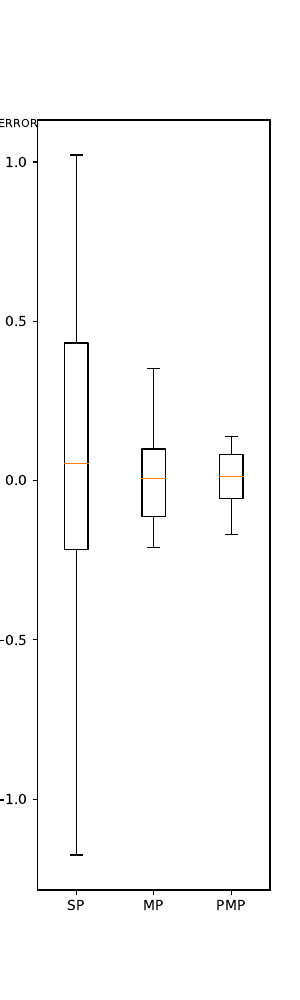

Reproduce this figure in Python.

import numpy as np
import random
import matplotlib.pyplot as plt
from scipy import stats
from tqdm import tqdm
import pandas as pd

import math
# 正态分布概率密度函数计算
def normal(x, mu, sigma):
    numerator = np.exp((-(x - mu) ** 2) / (2 * sigma ** 2))
    denominator = sigma * np.sqrt(2 * np.pi)
    return numerator / denominator


def SP(hops, mu, sigma):
    states = []
    burn_in = int(hops * 0.2)
    current = random.uniform(-1 * sigma + mu, 1 * sigma + mu)
    acc_num = 0
    rej_num = 0
    for i in tqdm(range(hops)):
        # 记录样本
        states.append(current)
        # 1.建议
        movement = current + random.uniform(-0.25, 0.25)
        # 2.计算接受率
        curr_prob = normal(x=current, mu=mu, sigma=sigma)
        move_prob = normal(x=movement, mu=mu, sigma=sigma)
        acceptance = move_prob / (curr_prob + move_prob)
        # 3.判定是否接受
        event = random.uniform(0, 1)
        if acceptance > event:
            current = movement
            acc_num = acc_num + 1
        else:
            rej_num = rej_num + 1

    return states[burn_in:]


def MP(hops, mu, sigma, N):
    d = 1
    I = 0
    X = np.empty([hops * (N + 1), d])
    X[0, 0] = random.uniform(-1 * sigma + mu, 1 * sigma + mu)
    Y = np.empty([N + 1, d])
    Y[0, 0] = X[0, 0]
    # generate N new points from the proposal 初始化产生N个建议值（可并行）
    for i in range(N):
        j = i + 1
        Y[j, 0] = X[0, 0] + np.random.normal()
    K = np.empty([N + 1, d])
    A = np.empty([N + 1, d])
    for i in tqdm(range(hops)):
        # 计算接受率（可并行）
        for j in range(N + 1):
            temp = 1
            for k in range(N + 1):
                K[k] = stats.norm.pdf(Y[j, 0], Y[k, 0])
                if j != k:
                    temp = K[k] * temp
            A[j, 0] = temp * normal(x=Y[j, 0], mu=mu, sigma=sigma)

        # 根据接受率采样
        B = pd.DataFrame(A.reshape(-1))
        index = pd.DataFrame(np.linspace(0, N, N + 1).astype(np.int32))
        X[i * N + i:(i + 1) * (N + 1), 0] = Y[index.sample(N + 1, replace=True, weights=B[0]).values.reshape(-1), 0]
        # 重新产生N个建议值（可并行）
        I = np.random.choice(np.linspace(i * N + i, (i + 1) * (N + 1) - 1, N + 1).astype(np.int32), 1)
        Y[0, 0] = X[I, 0]
        for i in range(N):
            j = i + 1
            Y[j, 0] = X[I, 0] + np.random.normal()

    return X[int(0.2 * hops * (N + 1)):, 0]
def PSP(hops, mu, sigma,N):

    d = 1
    I = 0
    X = np.empty([hops * (N + 1), d])
    X[0, 0] = random.uniform(-1 * sigma + mu, 1 * sigma + mu)
    Y = np.empty([N + 1, d])
    tree_deep = math.log2(N + 1)

    Y[0, 0] = X[0, 0]
    for i in range(int(tree_deep)):
        j = int(math.pow(2, i))
        for k in range(int(j)):
            Y[k+j] = Y[k] + np.random.normal()

    A = np.ones([N + 1, d])
    weights = np.empty([N + 1, d])

    for i in tqdm(range(hops)):
        # 1.计算接受率（可并行）
        ## 1.1 计算似然函数
        for all in range(N + 1):
            weights[all, 0] = normal(Y[all, 0], mu=mu, sigma=sigma)
        ## 1.2 计算接收概率
        A = np.ones([N + 1, d])
        for all in range(N + 1):
            for c in range(int(tree_deep)):
                judg = all
                j = int(math.pow(2, c + 1))
                half_j = int(j / 2)
                if judg > 0:
                    deep = int(math.log2(judg))
                while (judg > j - 1):
                    if (judg >= int(2 ** deep)):
                        judg = judg - int(2 ** deep)
                    deep = deep - 1
                if (judg < half_j):
                    w_new = weights[judg, 0] * stats.norm.pdf(Y[judg, 0], Y[judg + half_j, 0])
                    w_old = weights[judg + half_j, 0] * stats.norm.pdf(Y[judg + half_j, 0], Y[judg, 0])
                else:
                    w_new = weights[judg, 0] * stats.norm.pdf(Y[judg, 0], Y[judg - half_j, 0])
                    w_old = weights[judg - half_j, 0] * stats.norm.pdf(Y[judg - half_j, 0], Y[judg, 0])

                A[all, 0] = A[all, 0] * w_new / (w_new + w_old)

        B = pd.DataFrame(A.reshape(-1))
        index = pd.DataFrame(np.linspace(0, N, N + 1).astype(np.int32))
        X[i * N + i:(i + 1) * (N + 1), 0] = Y[index.sample(N + 1, replace=True, weights=B[0]).values.reshape(-1), 0]
        # 重新产生N个建议值（可并行）
        I = np.random.choice(np.linspace(i * N + i, (i + 1) * (N + 1) - 1, N + 1).astype(np.int32), 1)
        Y[0, 0] = X[I, 0]
        for i in range(int(tree_deep)):
            j = int(math.pow(2, i))
            for k in range(int(j)):
                Y[k + j] = Y[k] + np.random.normal()

    return X[int(0.2*hops*(N+1)):,0]


def PMP(hops, mu, sigma, N, deep):
    d = 1
    I = 0
    X = np.empty([hops * (N + 1) ** deep, d])
    X[0, 0] = random.uniform(-1 * sigma + mu, 1 * sigma + mu)
    Y = np.empty([(N + 1) ** deep, d])

    Y[0, 0] = X[0, 0]
    for dee in range(deep):
        temp = (N + 1) ** dee
        for j in range(N):
            for k in range(temp):
                Y[k + temp * (j + 1)] = Y[k] + np.random.normal()

    for hop in tqdm(range(hops)):
        A = np.ones([(N + 1) ** deep, d])
        weights = np.empty([(N + 1) ** deep, d])
        w_t = np.ones([N + 1, d])
        # 1.计算接受率（可并行）
        ## 1.1 计算似然函数
        for all in range((N + 1) ** deep):
            weights[all, 0] = normal(Y[all, 0], mu=mu, sigma=sigma)
        ## 1.2 计算接收概率
        for i in range(deep):
            temp = (N + 1) ** i
            for h in range((N + 1) ** i):
                for j in range(N + 1):
                    w_t[j, 0] = weights[h + j * temp, 0]
                for j in range(N + 1):
                    for k in range(N + 1):
                        if j != k:
                            w_t[j, 0] = w_t[j, 0] * stats.norm.pdf(Y[h + j * temp, 0], Y[h + k * temp, 0])
                for j in range(N + 1):
                    A[h + j * temp, 0] = A[h + j * temp, 0] * w_t[j, 0] / w_t.sum()
            if i < deep - 1:
                for l in range((N + 1) ** (i + 2) - (N + 1) ** (i + 1)):
                    A[l + (N + 1) ** (i + 1), 0] = A[(l + (N + 1) ** (i + 1)) % ((N + 1) * (i + 1)), 0]

        B = pd.DataFrame(A.reshape(-1))
        index = pd.DataFrame(np.linspace(0, (N + 1) ** deep - 1, (N + 1) ** deep).astype(np.int32))
        X[hop * (N + 1) ** deep:(hop + 1) * (N + 1) ** deep, 0] = Y[
            index.sample((N + 1) ** deep, replace=True, weights=B[0]).values.reshape(-1), 0]
        # 重新产生N个建议值（可并行）
        I = np.random.choice(
            np.linspace(hop * (N + 1) ** deep, (hop + 1) * (N + 1) ** deep - 1, (N + 1) ** deep).astype(np.int32), 1)

        Y[0, 0] = X[I, 0]
        for dee in range(deep):
            temp = (N + 1) ** dee
            for j in range(N):
                for k in range(temp):
                    Y[k + temp * (j + 1)] = Y[k] + np.random.normal()

    return X[int(0.2 * hops * (N + 1) ** deep):, 0]
mu, sigma = 0,1
times = 20
number_sample = 10

sp = np.empty(times)
mp = np.empty(times)
pmp = np.empty(times)
for i in range(times):
    sp[i] = np.array(SP(number_sample,mu=mu,sigma=sigma)).mean()
    mp[i] = np.array(MP(number_sample, mu=mu, sigma=sigma, N=7)).mean()
    pmp[i] = np.array(PMP(number_sample, mu=mu, sigma=sigma,N=7,deep=2)).mean()
print(sp)
print(mp)
print(pmp)

data = np.ones([times,3])
data[:,0]=sp
data[:,1]=mp
data[:,2]=pmp
fig = plt.figure(figsize=(3,10))
plt.title("ERROR")
labels = 'SP','MP','PMP'
view = plt.boxplot(data,labels=labels)
plt.savefig("error.pdf")